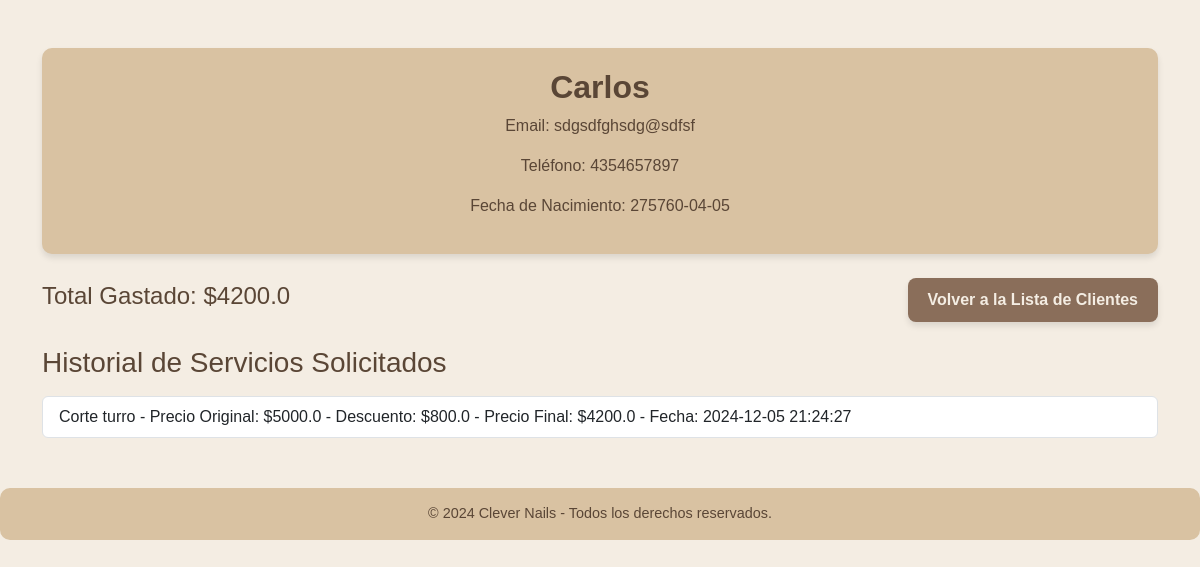
Screenshot of /customer/3 with the database file from the repository.
### tables this page shows
CREATE TABLE customers (
        id INTEGER PRIMARY KEY AUTOINCREMENT,
        name TEXT NOT NULL,
        birth_date TEXT,
        phone TEXT,
        email TEXT
    );

CREATE TABLE sales (
        id INTEGER PRIMARY KEY AUTOINCREMENT,
        service_id INTEGER,
        date TEXT, customer_id INTEGER REFERENCES customers (id), discount REAL DEFAULT 0,
        FOREIGN KEY (service_id) REFERENCES services (id)
    );

CREATE TABLE services (
        id INTEGER PRIMARY KEY,
        name TEXT,
        price REAL
    );

### app/routes/customers.py (the view)
@customers_bp.route("/customer/<int:customer_id>")
def customer_details(customer_id):
    customer = query_db("SELECT * FROM customers WHERE id = ?", (customer_id,), one=True)
    if not customer:
        return "Cliente no encontrado", 404
    services = query_db("""
        SELECT s.name AS service_name, s.price, sa.discount, sa.date
        FROM sales sa
        JOIN services s ON sa.service_id = s.id
        WHERE sa.customer_id = ?
        ORDER BY sa.date DESC
    """, (customer_id,))
    total_spent = sum(service['price'] - (service['discount'] or 0) for service in services)
    print(total_spent)
    return render_template(
        "customer_details.html",
        customer=customer,
        services=services,
        total_spent=total_spent
    )

### app/database.py (called while the page is built)
def query_db(query, args=(), one=False):
    conn = sqlite3.connect("manicure_shop.db")
    conn.row_factory = sqlite3.Row
    cursor = conn.cursor()
    cursor.execute(query, args)
    rv = cursor.fetchall()
    conn.commit()
    conn.close()
    return (rv[0] if rv else None) if one else rv

### templates/customer_details.html (shortened to what this page needs)
<!DOCTYPE html>
<html lang="en">
<head>
    <link rel="stylesheet" href="https://cdn.jsdelivr.net/npm/bootstrap@5.3.0-alpha1/dist/css/bootstrap.min.css">
</head>
<body>
    <div class="container mt-5">
        <div class="header">
            <h1>{{ customer['name'] }}</h1>
            <p>Email: {{ customer['email'] }}</p>
            <p>Teléfono: {{ customer['phone'] }}</p>
            <p>Fecha de Nacimiento: {{ customer['birth_date'] or 'No registrada' }}</p>
        </div>
        <div class="mt-4 d-flex justify-content-between align-items-center">
            <h4>Total Gastado: ${{ total_spent }}</h4>
            <a href="/customers" class="btn btn-custom">Volver a la Lista de Clientes</a>
        </div>
        <h3 class="mt-4">Historial de Servicios Solicitados</h3>
        <ul class="list-group mt-3">
            {% for service in services %}
                <li class="list-group-item">
                    {{ service['service_name'] }} -
                    Precio Original: ${{ service['price'] }} -
                    Descuento: ${{ service['discount'] }} -
                    Precio Final: ${{ service['price'] - service['discount'] }} -
                    Fecha: {{ service['date'] }}
                </li>
            {% else %}
                <li class="list-group-item">Este cliente no tiene servicios registrados.</li>
            {% endfor %}
        </ul>
    </div>
    <footer>
        &copy; 2024 Clever Nails - Todos los derechos reservados.
    </footer>
</body>
</html>

### templates/customer_details.html (style rules this page uses)
body { background-color: #f4ede3; font-family: 'Arial', sans-serif; color: #5a4636; }
.header { background: #d9c2a2; padding: 20px; border-radius: 10px; text-align: center; box-shadow: 0 4px 6px rgba(0, 0, 0, 0.1); }
.header h1 { font-size: 2rem; font-weight: bold; color: #5a4636; }
.btn-custom { background: #8a6e5a; color: #f4ede3; border: none; padding: 10px 20px; font-size: 1rem; font-weight: bold; border-radius: 8px; box-shadow: 0 4px 6px rgba(0, 0, 0, 0.1); }
footer { margin-top: 50px; background: #d9c2a2; padding: 15px; text-align: center; color: #5a4636; border-radius: 10px; font-size: 0.9rem; }

### rows the page displays
customers: name "Carlos", email "sdgsdfghsdg@sdfsf", phone "4354657897", birth_date "275760-04-05"
sales: service_name "Corte turro", price "5000.0", discount "800.0", service['price']-service['discount'] "4200.0", date "2024-12-05 21:24:27"

### other values shown
{{ total_spent }} "4200.0"
